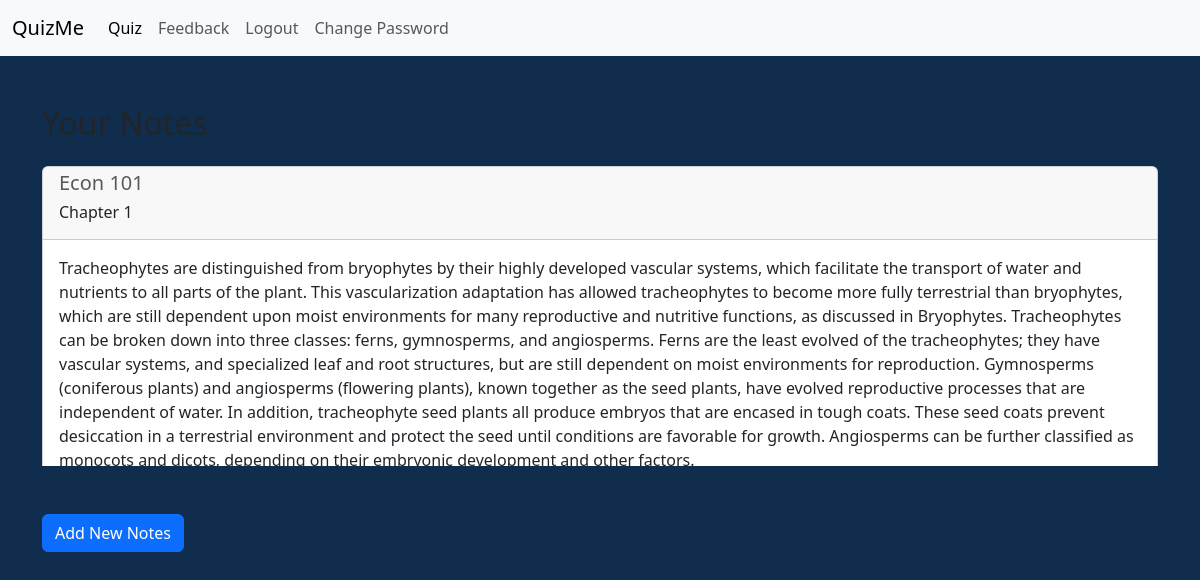
The app's page /notes (signed in) with its own data.
### main.py (models this page shows)
class NoteList(db.Model):
    __tablename__ = "note_lists"
    id: Mapped[int] = mapped_column(Integer, primary_key=True)
    user_id: Mapped[int] = mapped_column(Integer, db.ForeignKey("users.id"))
    class_name: Mapped[str] = mapped_column(String(250), unique=False, nullable=False)
    title: Mapped[str] = mapped_column(String(250))
    content: Mapped[str] = mapped_column(String())

### main.py (the view, shortened to what this page needs)
@app.route('/notes', methods=["GET", "POST"])
def notes():
    form = NoteInput()
    user_notes = NoteList.query.filter_by(user_id=current_user.id).all()
    return render_template("notes.html", form=form, notes=user_notes)

### main.py (called while the page is built)
@login_manager.user_loader
def load_user(user_id):
    return db.get_or_404(User, user_id)

### templates/notes.html (shortened to what this page needs)
{% include "header.html" %}
{% if notes %}
    <div class="container mt-5">
        <h2 class="mb-4">Your Notes</h2>
        <div class="notes-container" style="max-height: 300px; overflow-y: auto;">
            {% for note in notes %}
                <div class="card mb-3">
                    <div class="card-header">
                        <h5 class="card-subtitle mb-2 text-muted">{{ note.class_name }}</h5>
                        <h6 class="card-title">{{ note.title }}</h6>
                    </div>
                    <div class="card-body">
                        {{ note.content | safe }}
                    </div>
                </div>
            {% endfor %}
        </div>
    </div>
{% else %}
    <div class="container mt-5">
        <p>You haven't added any notes yet. Use the "Add New Note" button to get started!</p>
    </div>
{% endif %}
<div class="container mt-5">
    <button type="button" class="btn btn-primary" data-bs-toggle="modal" data-bs-target="#addNoteModal">
        Add New Notes
    </button>
</div>

### static/css/style.css (style rules this page uses)
:root { --primary-color: #F9F7F7; --secondary-color: #DBE2EF; --tertiary-color: #3F72AF; --quaternary-color: #112D4E; }

### records on screen
NoteList: class_name "Econ 101", title "Chapter 1", content "Tracheophytes are distinguished from bryophytes by their highly developed vascular systems, which facilitate the transport of water and nutrients to all parts of the plant. This vascularization adaptation has allowed tracheophytes to become more fully terrestrial than bryophytes, which are still dependent upon moist environments for many reproductive and nutritive functions, as discussed in Bryophytes. Tracheophytes can be broken down into three classes: ferns, gymnosperms, and angiosperms. Ferns are the least evolved of the tracheophytes; they have vascular systems, and specialized leaf and root structures, but are still dependent on moist environments for reproduction. Gymnosperms…"
